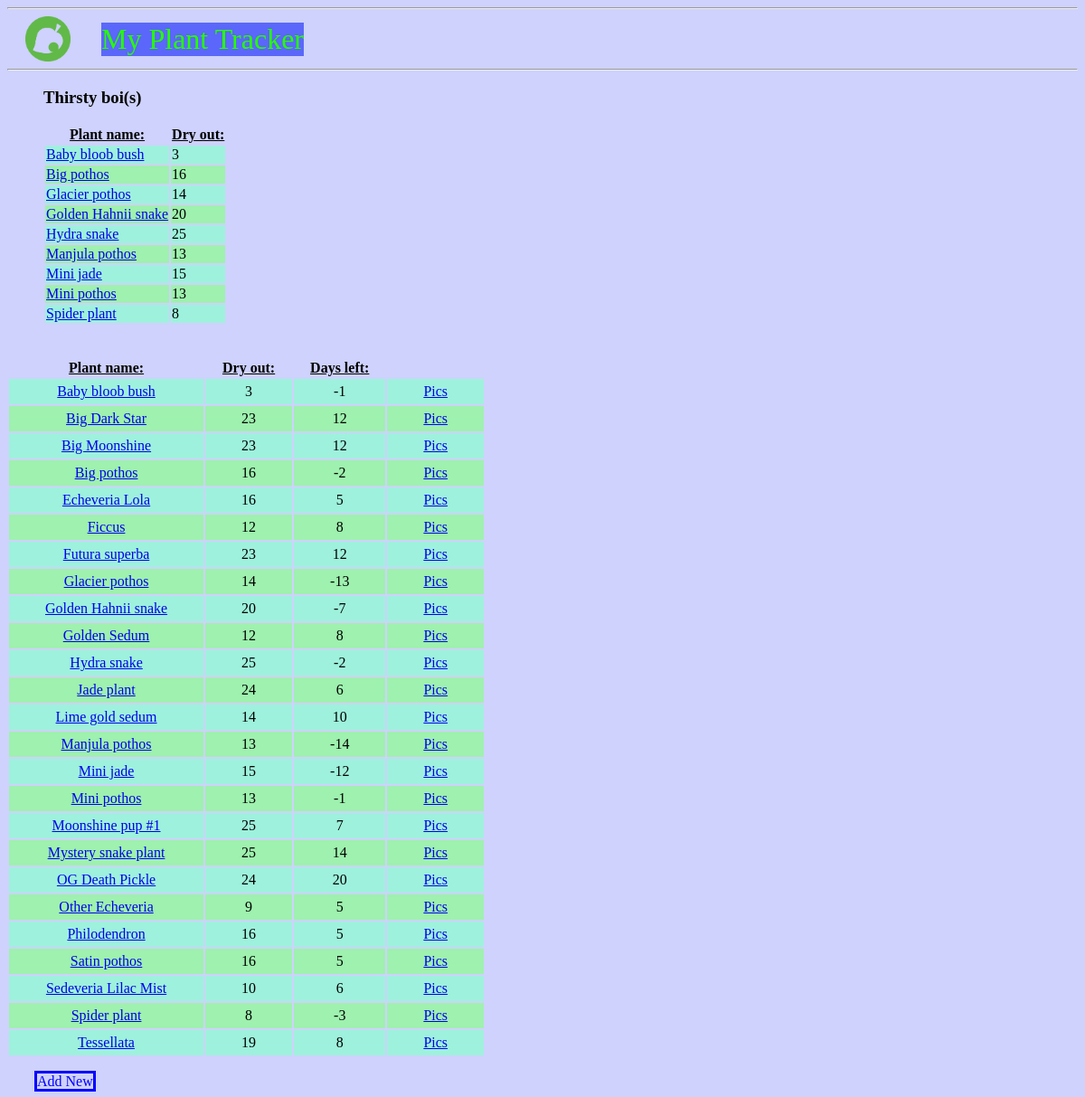
The page / on the database its author committed.
### tables this page shows
CREATE TABLE plants (
	id INTEGER PRIMARY KEY AUTOINCREMENT,
	name TEXT NOT NULL,
	lastWatered DATE NOT NULL,
	dryOut INTEGER NOT NULL
, remaining TINYINT);

### plantFlask.py (the view)
@app.route('/')
def index():
	conn = get_db_connection()
	plants = conn.execute('SELECT * FROM plants ORDER BY name').fetchall()
	thirstyToday = conn.execute('SELECT * FROM plants WHERE remaining < 1 ORDER BY name').fetchall()
	conn.close()
	return render_template('index.html', thirstyToday=thirstyToday, plants=plants)

### plantFlask.py (called while the page is built)
def get_db_connection():
	conn = sqlite3.connect('database.db')
	conn.row_factory = sqlite3.Row
	return conn

### templates/index.html
{% extends 'base.html' %}
{% block content %}
	<h3 class="header3">Thirsty boi(s)</h3>
	<table id="plants", class="header3">
                <th><u>Plant name:</u></th>
		<th><u>Dry out:</u></th>
		{% for thirstyToday in thirstyToday %}
			{% if loop.index % 2 == 0 %}
				{% set bg_color = '#9EF1AE' %}
			{% else %}
				{% set bg_color = '#9EF1DC' %}
			{% endif %}
                        <tr style="background-color: {{ bg_color }}">
                                <td><a href="{{ url_for('edit', plantName=thirstyToday['name']) }}">{{ thirstyToday['name'] }}</a></td>
                                <td> {{ thirstyToday['dryOut'] }}</td>
                        </tr>
		{% endfor %}
	</table>
	<br>
	<br>
	<table id="plants", class="paddingBetweenCols">
		<th><u>Plant name:</u></th>
                <th><u>Dry out:</u></th>
                <th><u>Days left:</u></th>
                {% for plants in plants %}
                        {% if loop.index % 2 == 0 %}
                                {% set bg_color = '#9EF1AE' %}
                        {% else %}
                                {% set bg_color = '#9EF1DC' %}
                        {% endif %}
			<tr style="background-color: {{ bg_color }}">
                                <td><a href="{{ url_for('edit', plantName=plants['name']) }}">{{ plants['name'] }}</a></td>
                                <td> {{ plants['dryOut'] }}</td>
                                <td> {{ plants['remaining'] }}</td>
                                <td><a href="{{ url_for('viewPics', plantName=plants['name']) }}">Pics</a></td>
                        </tr>
                {% endfor %}
        </table>
	<br>
	<a href="{{ url_for('addNew') }}" class="button">Add New</a>
{% endblock %}

### static/styles.css (style rules this page uses)
.header3 { margin-left: 40px; }
.paddingBetweenCols td { padding:5px 40px 5px 40px; text-align: center; }
.paddingBetweenCols { margin-left: 0px; marign-right: 0px; }
a.button { text-decoration: none; border: solid; border-color: #0400FF; margin-left: 30px; color: #0400FF; }
body.body { background-color: #CED2FC; }

### rows shown on the page
plants: name "Baby bloob bush", dryOut "3", remaining "-1"
plants: name "Big pothos", dryOut "16", remaining "-2"
plants: name "Glacier pothos", dryOut "14", remaining "-13"
plants: name "Golden Hahnii snake", dryOut "20", remaining "-7"
plants: name "Hydra snake", dryOut "25", remaining "-2"
plants: name "Manjula pothos", dryOut "13", remaining "-14"
plants: name "Mini jade", dryOut "15", remaining "-12"
plants: name "Mini pothos", dryOut "13", remaining "-1"
plants: name "Spider plant", dryOut "8", remaining "-3"
plants: name "Big Dark Star", dryOut "23", remaining "12"
plants: name "Big Moonshine", dryOut "23", remaining "12"
plants: name "Echeveria Lola", dryOut "16", remaining "5"
plants: name "Ficcus", dryOut "12", remaining "8"
plants: name "Futura superba", dryOut "23", remaining "12"
plants: name "Golden Sedum", dryOut "12", remaining "8"
plants: name "Jade plant", dryOut "24", remaining "6"
plants: name "Lime gold sedum", dryOut "14", remaining "10"
plants: name "Moonshine pup #1", dryOut "25", remaining "7"
plants: name "Mystery snake plant", dryOut "25", remaining "14"
plants: name "OG Death Pickle", dryOut "24", remaining "20"
plants: name "Other Echeveria", dryOut "9", remaining "5"
plants: name "Philodendron", dryOut "16", remaining "5"
plants: name "Satin pothos", dryOut "16", remaining "5"
plants: name "Sedeveria Lilac Mist", dryOut "10", remaining "6"
plants: name "Tessellata", dryOut "19", remaining "8"
